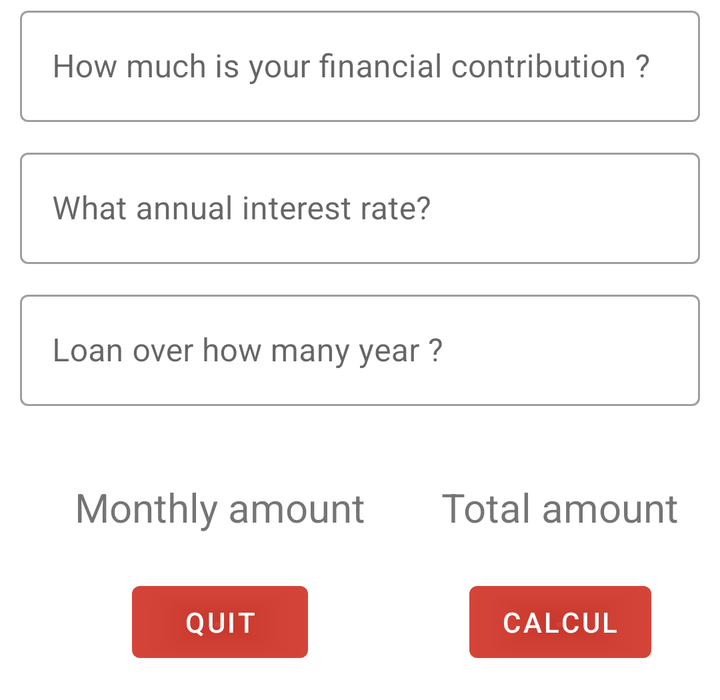
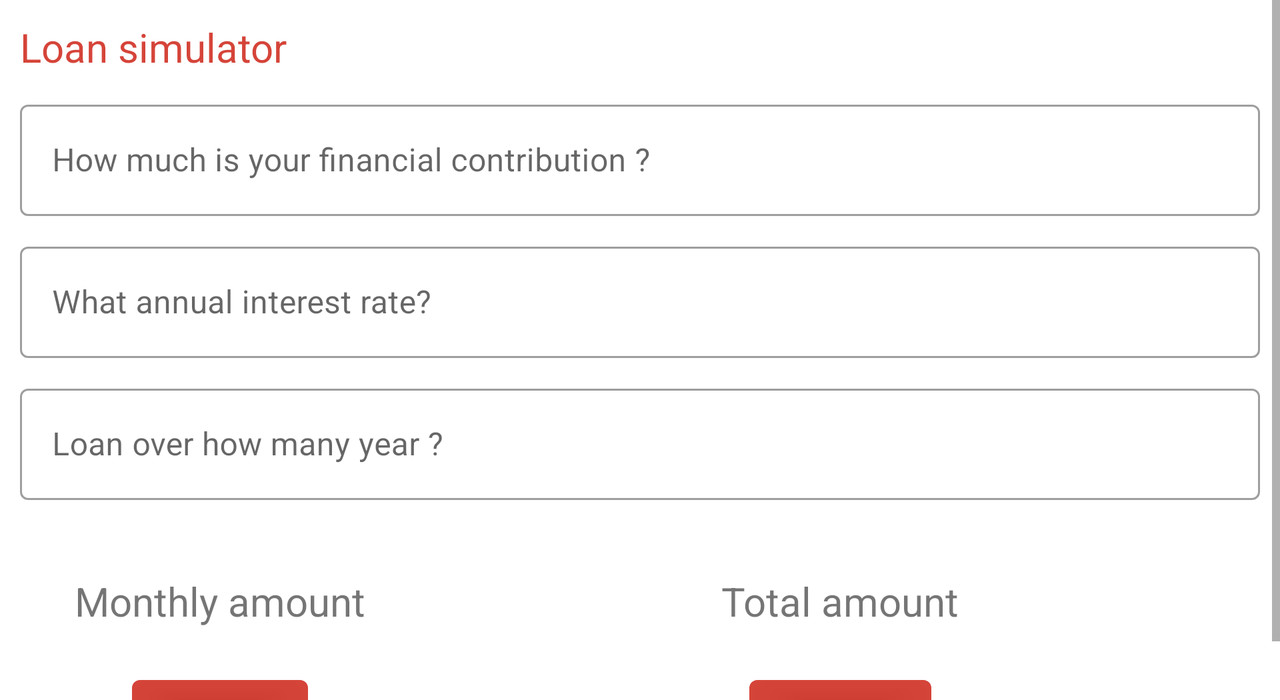

Compare how this app lays out the same screen by default and in its alternative resource folder. The renders come first, then the two layout files and the values they reference.
<!-- AndroidManifest.xml: application theme Theme.Project9 -->
<!-- res/layout/dialog_loan_simulator.xml -->
<?xml version="1.0" encoding="utf-8"?>
<androidx.constraintlayout.widget.ConstraintLayout xmlns:android="http://schemas.android.com/apk/res/android"
    android:layout_width="match_parent"
    android:layout_height="350dp"
    xmlns:app="http://schemas.android.com/apk/res-auto">



    <com.google.android.material.textfield.TextInputLayout
        android:id="@+id/dialog_loan_contribution"
        android:layout_width="0dp"
        android:layout_height="wrap_content"
        app:layout_constraintStart_toStartOf="parent"
        app:layout_constraintEnd_toEndOf="parent"
        app:layout_constraintTop_toTopOf="parent"
        android:layout_marginStart="@dimen/margin_10_dp"
        android:layout_marginEnd="@dimen/margin_10_dp"
        app:endIconMode="clear_text"
        style="@style/Widget.MaterialComponents.TextInputLayout.OutlinedBox"
        android:hint="@string/how_much_is_your_financial_contribution">

        <com.google.android.material.textfield.TextInputEditText
            android:id="@+id/dialog_loan_contribution_response"
            android:layout_width="match_parent"
            android:layout_height="wrap_content"
            android:inputType="number"/>
    </com.google.android.material.textfield.TextInputLayout>




    <com.google.android.material.textfield.TextInputLayout
        android:id="@+id/dialog_loan_rate"
        android:layout_width="0dp"
        android:layout_height="wrap_content"
        app:layout_constraintStart_toStartOf="@id/dialog_loan_contribution"
        app:layout_constraintEnd_toEndOf="@id/dialog_loan_contribution"
        app:layout_constraintTop_toBottomOf="@id/dialog_loan_contribution"
        app:endIconMode="clear_text"
        style="@style/Widget.MaterialComponents.TextInputLayout.OutlinedBox"
        android:layout_marginVertical="@dimen/margin_10_dp"
        android:hint="@string/what_rate">

        <com.google.android.material.textfield.TextInputEditText
            android:id="@+id/dialog_loan_rate_response"
            android:layout_width="match_parent"
            android:layout_height="wrap_content"
            android:inputType="numberDecimal"/>
    </com.google.android.material.textfield.TextInputLayout>


    <com.google.android.material.textfield.TextInputLayout
        android:id="@+id/dialog_loan_duration"
        android:layout_width="0dp"
        android:layout_height="wrap_content"
        app:layout_constraintStart_toStartOf="@id/dialog_loan_contribution"
        app:layout_constraintEnd_toEndOf="@id/dialog_loan_contribution"
        app:layout_constraintTop_toBottomOf="@id/dialog_loan_rate"
        app:endIconMode="clear_text"
        style="@style/Widget.MaterialComponents.TextInputLayout.OutlinedBox"
        android:layout_marginVertical="@dimen/margin_10_dp"
        android:hint="@string/loan_over_how_many_months">

        <com.google.android.material.textfield.TextInputEditText
            android:id="@+id/dialog_loan_duration_edit"
            android:layout_width="match_parent"
            android:layout_height="wrap_content"
            android:inputType="number"/>
    </com.google.android.material.textfield.TextInputLayout>

    <TextView
        android:id="@+id/dialog_loan_monthly_amount_response"
        android:layout_width="200dp"
        android:layout_height="wrap_content"
        app:layout_constraintStart_toStartOf="@id/dialog_loan_contribution"
        app:layout_constraintTop_toBottomOf="@id/dialog_loan_duration"
        android:layout_marginTop="@dimen/margin_10_dp"
        android:textSize="20sp"
        android:textColor="@color/overlay_light_primary"
        android:gravity="center"/>

    <TextView
        android:id="@+id/dialog_loan_total_amount_response"
        android:layout_width="0dp"
        android:layout_height="wrap_content"
        app:layout_constraintStart_toEndOf="@id/dialog_loan_monthly_amount_response"
        app:layout_constraintEnd_toEndOf="@id/dialog_loan_contribution"
        app:layout_constraintBottom_toBottomOf="@id/dialog_loan_monthly_amount_response"
        android:textSize="20sp"
        android:textColor="@color/overlay_light_primary"
        android:gravity="center"/>

    <TextView
        android:id="@+id/dialog_loan_monthly_amount"
        android:layout_width="wrap_content"
        android:layout_height="wrap_content"
        app:layout_constraintStart_toStartOf="@id/dialog_loan_monthly_amount_response"
        app:layout_constraintEnd_toEndOf="@id/dialog_loan_monthly_amount_response"
        app:layout_constraintTop_toBottomOf="@id/dialog_loan_monthly_amount_response"
        android:text="@string/monthly_amount"
        android:textSize="20sp"/>

    <TextView
        android:id="@+id/dialog_loan_total_amount"
        android:layout_width="wrap_content"
        android:layout_height="wrap_content"
        app:layout_constraintBottom_toBottomOf="@id/dialog_loan_monthly_amount"
        app:layout_constraintStart_toStartOf="@id/dialog_loan_total_amount_response"
        app:layout_constraintEnd_toEndOf="@id/dialog_loan_total_amount_response"
        android:text="@string/total_amount"
        android:textSize="20sp"/>

    <Button
        android:id="@+id/dialog_loan_button_quit"
        android:layout_width="wrap_content"
        android:layout_height="wrap_content"
        app:layout_constraintStart_toStartOf="@id/dialog_loan_monthly_amount_response"
        app:layout_constraintEnd_toEndOf="@id/dialog_loan_monthly_amount_response"
        app:layout_constraintTop_toBottomOf="@id/dialog_loan_monthly_amount"
        android:layout_marginTop="@dimen/margin_20_dp"
        android:text="@string/quit"/>

    <Button
        android:id="@+id/dialog_loan_button_calculate"
        android:layout_width="wrap_content"
        android:layout_height="wrap_content"
        app:layout_constraintStart_toStartOf="@id/dialog_loan_total_amount_response"
        app:layout_constraintEnd_toEndOf="@id/dialog_loan_total_amount_response"
        app:layout_constraintBottom_toBottomOf="@id/dialog_loan_button_quit"
        android:text="@string/calcul"/>


</androidx.constraintlayout.widget.ConstraintLayout>
<!-- resources referenced by this layout -->
<resources>
  <color name="overlay_light_primary">#C9CA1204</color>
  <dimen name="margin_10_dp">10dp</dimen>
  <dimen name="margin_20_dp">20dp</dimen>
  <string name="calcul">Calcul</string>
  <string name="how_much_is_your_financial_contribution">How much is your financial contribution ?</string>
  <string name="loan_over_how_many_months">Loan over how many year ?</string>
  <string name="monthly_amount">Monthly amount</string>
  <string name="quit">Quit</string>
  <string name="total_amount">Total amount</string>
  <string name="what_rate">What annual interest rate?</string>
  <style name="Theme.Project9" parent="Theme.MaterialComponents.Light.DarkActionBar">
          <item name="windowActionBar">false</item>
          <item name="windowNoTitle">true</item>
  
  
          
          <item name="colorPrimary">@color/overlay_light_primary</item>
          <item name="colorPrimaryVariant">@color/overlay_light_primaryContainer</item>
          <item name="colorOnPrimary">@color/white</item>
          <item name="colorPrimaryContainer">@color/overlay_light_primaryContainer</item>
          <item name="colorOnPrimaryContainer">@color/overlay_light_onPrimaryContainer</item>
          
          <item name="colorSecondary">@color/overlay_light_primary</item>
          <item name="colorSecondaryVariant">@color/overlay_light_primaryContainer</item>
          <item name="colorOnSecondary">@color/black</item>
          
          <item name="android:statusBarColor" tools:targetApi="l">?attr/colorPrimaryVariant</item>
          
      </style>
  <color name="overlay_light_primaryContainer">#FFDADB</color>
  <color name="white">#FFFFFFFF</color>
  <color name="overlay_light_onPrimaryContainer">#400008</color>
  <color name="black">#FF000000</color>
</resources>
<!-- res/layout-land/dialog_loan_simulator.xml (the repository's variant of the layout above) -->
<!-- drawn on the phone turned sideways -->
<?xml version="1.0" encoding="utf-8"?>
<ScrollView
    xmlns:android="http://schemas.android.com/apk/res/android"
    android:layout_width="match_parent"
    android:layout_height="350dp"
    xmlns:tools="http://schemas.android.com/tools"
    tools:viewBindingIgnore="true"
    xmlns:app="http://schemas.android.com/apk/res-auto">

<androidx.constraintlayout.widget.ConstraintLayout

    android:layout_width="match_parent"
    android:layout_height="wrap_content"
    tools:viewBindingIgnore="true">


    <TextView
        android:id="@+id/dialog_loan_title"
        android:layout_width="wrap_content"
        android:layout_height="wrap_content"
        app:layout_constraintStart_toStartOf="parent"
        app:layout_constraintTop_toTopOf="parent"
        android:layout_marginStart="@dimen/margin_10_dp"
        android:layout_marginTop="@dimen/margin_10_dp"
        android:text="@string/loan_simulator"
        android:textSize="20sp"
        android:textColor="@color/overlay_light_primary"/>

    <com.google.android.material.textfield.TextInputLayout
        android:id="@+id/dialog_loan_contribution"
        android:layout_width="0dp"
        android:layout_height="wrap_content"
        app:layout_constraintStart_toStartOf="@id/dialog_loan_title"
        app:layout_constraintEnd_toEndOf="parent"
        app:layout_constraintTop_toBottomOf="@id/dialog_loan_title"
        android:layout_marginTop="@dimen/margin_10_dp"
        android:layout_marginEnd="@dimen/margin_10_dp"
        app:endIconMode="clear_text"
        style="@style/Widget.MaterialComponents.TextInputLayout.OutlinedBox"
        android:hint="@string/how_much_is_your_financial_contribution">

        <com.google.android.material.textfield.TextInputEditText
            android:id="@+id/dialog_loan_contribution_response"
            android:layout_width="match_parent"
            android:layout_height="wrap_content"
            android:inputType="number"/>
    </com.google.android.material.textfield.TextInputLayout>




    <com.google.android.material.textfield.TextInputLayout
        android:id="@+id/dialog_loan_rate"
        android:layout_width="0dp"
        android:layout_height="wrap_content"
        app:layout_constraintStart_toStartOf="@id/dialog_loan_contribution"
        app:layout_constraintEnd_toEndOf="@id/dialog_loan_contribution"
        app:layout_constraintTop_toBottomOf="@id/dialog_loan_contribution"
        app:endIconMode="clear_text"
        style="@style/Widget.MaterialComponents.TextInputLayout.OutlinedBox"
        android:layout_marginVertical="@dimen/margin_10_dp"
        android:hint="@string/what_rate">

        <com.google.android.material.textfield.TextInputEditText
            android:id="@+id/dialog_loan_rate_response"
            android:layout_width="match_parent"
            android:layout_height="wrap_content"
            android:inputType="numberDecimal"/>
    </com.google.android.material.textfield.TextInputLayout>


    <com.google.android.material.textfield.TextInputLayout
        android:id="@+id/dialog_loan_duration"
        android:layout_width="0dp"
        android:layout_height="wrap_content"
        app:layout_constraintStart_toStartOf="@id/dialog_loan_contribution"
        app:layout_constraintEnd_toEndOf="@id/dialog_loan_contribution"
        app:layout_constraintTop_toBottomOf="@id/dialog_loan_rate"
        app:endIconMode="clear_text"
        style="@style/Widget.MaterialComponents.TextInputLayout.OutlinedBox"
        android:layout_marginVertical="@dimen/margin_10_dp"
        android:hint="@string/loan_over_how_many_months">

        <com.google.android.material.textfield.TextInputEditText
            android:id="@+id/dialog_loan_duration_edit"
            android:layout_width="match_parent"
            android:layout_height="wrap_content"
            android:inputType="number"/>
    </com.google.android.material.textfield.TextInputLayout>

    <TextView
        android:id="@+id/dialog_loan_monthly_amount_response"
        android:layout_width="200dp"
        android:layout_height="wrap_content"
        app:layout_constraintStart_toStartOf="@id/dialog_loan_contribution"
        app:layout_constraintTop_toBottomOf="@id/dialog_loan_duration"
        android:layout_marginTop="@dimen/margin_10_dp"
        android:textSize="20sp"
        android:textColor="@color/overlay_light_primary"
        android:gravity="center"/>

    <TextView
        android:id="@+id/dialog_loan_total_amount_response"
        android:layout_width="0dp"
        android:layout_height="wrap_content"
        app:layout_constraintStart_toEndOf="@id/dialog_loan_monthly_amount_response"
        app:layout_constraintEnd_toEndOf="@id/dialog_loan_contribution"
        app:layout_constraintBottom_toBottomOf="@id/dialog_loan_monthly_amount_response"
        android:textSize="20sp"
        android:textColor="@color/overlay_light_primary"
        android:gravity="center"/>

    <TextView
        android:id="@+id/dialog_loan_monthly_amount"
        android:layout_width="wrap_content"
        android:layout_height="wrap_content"
        app:layout_constraintStart_toStartOf="@id/dialog_loan_monthly_amount_response"
        app:layout_constraintEnd_toEndOf="@id/dialog_loan_monthly_amount_response"
        app:layout_constraintTop_toBottomOf="@id/dialog_loan_monthly_amount_response"
        android:text="@string/monthly_amount"
        android:textSize="20sp"/>

    <TextView
        android:id="@+id/dialog_loan_total_amount"
        android:layout_width="wrap_content"
        android:layout_height="wrap_content"
        app:layout_constraintBottom_toBottomOf="@id/dialog_loan_monthly_amount"
        app:layout_constraintStart_toStartOf="@id/dialog_loan_total_amount_response"
        app:layout_constraintEnd_toEndOf="@id/dialog_loan_total_amount_response"
        android:text="@string/total_amount"
        android:textSize="20sp"/>

    <Button
        android:id="@+id/dialog_loan_button_quit"
        android:layout_width="wrap_content"
        android:layout_height="wrap_content"
        app:layout_constraintStart_toStartOf="@id/dialog_loan_monthly_amount_response"
        app:layout_constraintEnd_toEndOf="@id/dialog_loan_monthly_amount_response"
        app:layout_constraintTop_toBottomOf="@id/dialog_loan_monthly_amount"
        android:layout_marginTop="@dimen/margin_20_dp"
        android:text="@string/quit"/>

    <Button
        android:id="@+id/dialog_loan_button_calculate"
        android:layout_width="wrap_content"
        android:layout_height="wrap_content"
        app:layout_constraintStart_toStartOf="@id/dialog_loan_total_amount_response"
        app:layout_constraintEnd_toEndOf="@id/dialog_loan_total_amount_response"
        app:layout_constraintBottom_toBottomOf="@id/dialog_loan_button_quit"
        android:text="@string/calcul"/>


</androidx.constraintlayout.widget.ConstraintLayout>
</ScrollView>
<!-- resources referenced by the variant -->
<!-- as the phone turned sideways resolves them -->
<resources>
  <color name="overlay_light_primary">#C9CA1204</color>
  <dimen name="margin_10_dp">10dp</dimen>
  <dimen name="margin_20_dp">20dp</dimen>
  <string name="calcul">Calcul</string>
  <string name="how_much_is_your_financial_contribution">How much is your financial contribution ?</string>
  <string name="loan_over_how_many_months">Loan over how many year ?</string>
  <string name="loan_simulator">Loan simulator</string>
  <string name="monthly_amount">Monthly amount</string>
  <string name="quit">Quit</string>
  <string name="total_amount">Total amount</string>
  <string name="what_rate">What annual interest rate?</string>
  <style name="Theme.Project9" parent="Theme.MaterialComponents.Light.DarkActionBar">
          <item name="windowActionBar">false</item>
          <item name="windowNoTitle">true</item>
  
  
          
          <item name="colorPrimary">@color/overlay_light_primary</item>
          <item name="colorPrimaryVariant">@color/overlay_light_primaryContainer</item>
          <item name="colorOnPrimary">@color/white</item>
          <item name="colorPrimaryContainer">@color/overlay_light_primaryContainer</item>
          <item name="colorOnPrimaryContainer">@color/overlay_light_onPrimaryContainer</item>
          
          <item name="colorSecondary">@color/overlay_light_primary</item>
          <item name="colorSecondaryVariant">@color/overlay_light_primaryContainer</item>
          <item name="colorOnSecondary">@color/black</item>
          
          <item name="android:statusBarColor" tools:targetApi="l">?attr/colorPrimaryVariant</item>
          
      </style>
  <color name="overlay_light_primaryContainer">#FFDADB</color>
  <color name="white">#FFFFFFFF</color>
  <color name="overlay_light_onPrimaryContainer">#400008</color>
  <color name="black">#FF000000</color>
</resources>
